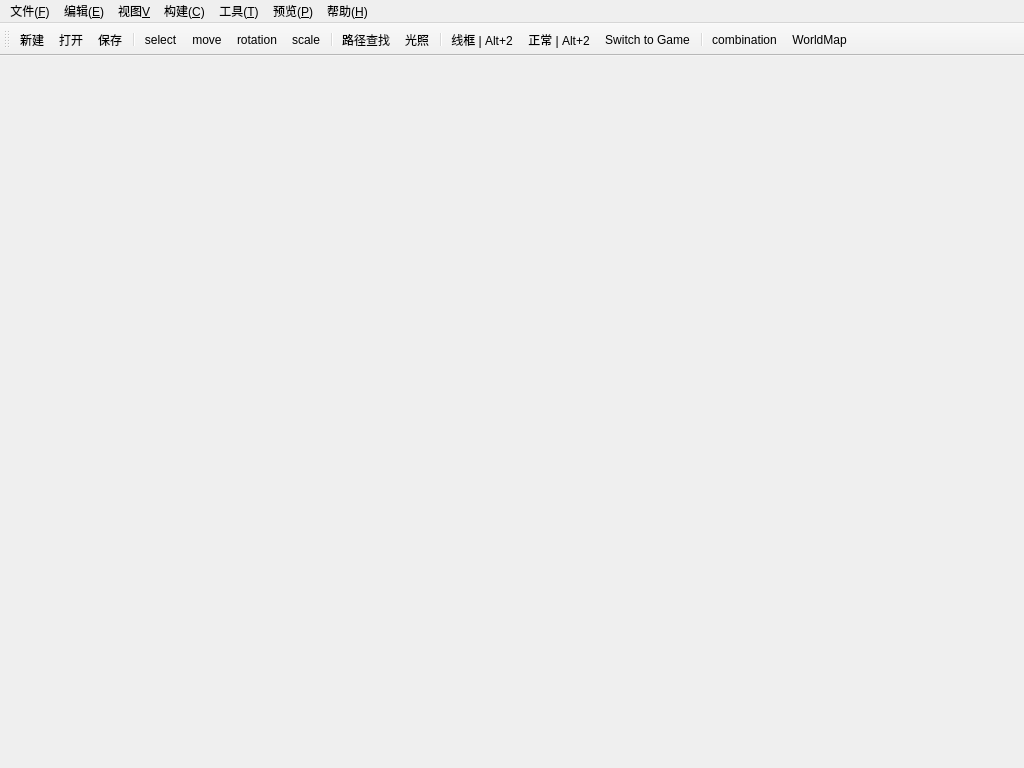
<?xml version="1.0" encoding="UTF-8"?>
<ui version="4.0">
 <class>SCMainWindow</class>
 <widget class="QMainWindow" name="SCMainWindow">
  <property name="geometry">
   <rect>
    <x>0</x>
    <y>0</y>
    <width>1024</width>
    <height>768</height>
   </rect>
  </property>
  <property name="windowTitle">
   <string>无标题-Ares Studio(32位, Dx11)</string>
  </property>
  <property name="windowIcon">
   <iconset resource="App.qrc">
    <normaloff>:/icon/Icon/WindowIcon.png</normaloff>:/icon/Icon/WindowIcon.png</iconset>
  </property>
  <widget class="QWidget" name="centralwidget"/>
  <widget class="QMenuBar" name="m_menuBar">
   <property name="geometry">
    <rect>
     <x>0</x>
     <y>0</y>
     <width>1024</width>
     <height>23</height>
    </rect>
   </property>
   <widget class="QMenu" name="m_menuF">
    <property name="title">
     <string>文件(&amp;F)</string>
    </property>
    <widget class="QMenu" name="m_actionRecentFiles">
     <property name="title">
      <string>最近打开文件</string>
     </property>
    </widget>
    <widget class="QMenu" name="menu_I">
     <property name="title">
      <string>导入(&amp;I)</string>
     </property>
     <addaction name="m_actionImportCurScene"/>
    </widget>
    <widget class="QMenu" name="menu_E_2">
     <property name="title">
      <string>导出(&amp;E)</string>
     </property>
     <addaction name="m_actionExportNavigationMesh"/>
    </widget>
    <addaction name="m_actionNewMap"/>
    <addaction name="m_pActionOpen"/>
    <addaction name="m_pActionSave"/>
    <addaction name="separator"/>
    <addaction name="menu_I"/>
    <addaction name="menu_E_2"/>
    <addaction name="separator"/>
    <addaction name="m_actionRecentFiles"/>
    <addaction name="separator"/>
    <addaction name="m_actionExit"/>
   </widget>
   <widget class="QMenu" name="menu_Help">
    <property name="title">
     <string>帮助(&amp;H)</string>
    </property>
    <addaction name="m_pActionAbout"/>
   </widget>
   <widget class="QMenu" name="menuGame">
    <property name="title">
     <string>预览(&amp;P)</string>
    </property>
    <addaction name="m_actionSwitch_to_Game"/>
   </widget>
   <widget class="QMenu" name="menu_B">
    <property name="title">
     <string>构建(&amp;C)</string>
    </property>
    <addaction name="m_actionBuildLightmap"/>
    <addaction name="m_actionNavigationMesh"/>
   </widget>
   <widget class="QMenu" name="menu_E">
    <property name="title">
     <string>编辑(&amp;E)</string>
    </property>
   </widget>
   <widget class="QMenu" name="menu_T">
    <property name="title">
     <string>工具(&amp;T)</string>
    </property>
    <addaction name="separator"/>
    <addaction name="m_actionTextureTool"/>
    <addaction name="m_actionShaderEdit"/>
    <addaction name="m_actionLightmass"/>
    <addaction name="separator"/>
    <addaction name="m_actionPropertys"/>
   </widget>
   <widget class="QMenu" name="menu_V">
    <property name="title">
     <string>视图&amp;V</string>
    </property>
    <addaction name="m_actionGrassPlant"/>
    <addaction name="m_actionContentBrowser"/>
   </widget>
   <addaction name="m_menuF"/>
   <addaction name="menu_E"/>
   <addaction name="menu_V"/>
   <addaction name="menu_B"/>
   <addaction name="menu_T"/>
   <addaction name="menuGame"/>
   <addaction name="menu_Help"/>
  </widget>
  <widget class="QToolBar" name="m_toolBar">
   <property name="windowTitle">
    <string>toolBar</string>
   </property>
   <property name="iconSize">
    <size>
     <width>15</width>
     <height>15</height>
    </size>
   </property>
   <attribute name="toolBarArea">
    <enum>TopToolBarArea</enum>
   </attribute>
   <attribute name="toolBarBreak">
    <bool>false</bool>
   </attribute>
   <addaction name="m_actionNewMap"/>
   <addaction name="m_pActionOpen"/>
   <addaction name="m_pActionSave"/>
   <addaction name="separator"/>
   <addaction name="m_pActionSelect"/>
   <addaction name="m_pActionMove"/>
   <addaction name="m_pActionRotation"/>
   <addaction name="m_pActionScale"/>
   <addaction name="separator"/>
   <addaction name="m_actionPathFind"/>
   <addaction name="m_actionBuildLightmap"/>
   <addaction name="separator"/>
   <addaction name="m_actionWireFrame"/>
   <addaction name="m_actionNormal"/>
   <addaction name="m_actionSwitch_to_Game"/>
   <addaction name="separator"/>
   <addaction name="m_actionCombination"/>
   <addaction name="m_actionWorldMap"/>
  </widget>
  <action name="m_pActionAbout">
   <property name="icon">
    <iconset resource="App.qrc">
     <normaloff>:/icon/Icon/Image 3560.png</normaloff>:/icon/Icon/Image 3560.png</iconset>
   </property>
   <property name="text">
    <string>&amp;About</string>
   </property>
  </action>
  <action name="m_pActionOpen">
   <property name="icon">
    <iconset resource="App.qrc">
     <normaloff>:/icon/Icon/Open.png</normaloff>:/icon/Icon/Open.png</iconset>
   </property>
   <property name="text">
    <string>打开</string>
   </property>
   <property name="shortcut">
    <string>Ctrl+O</string>
   </property>
  </action>
  <action name="m_pActionSave">
   <property name="icon">
    <iconset resource="App.qrc">
     <normaloff>:/icon/Icon/save.png</normaloff>:/icon/Icon/save.png</iconset>
   </property>
   <property name="text">
    <string>保存</string>
   </property>
   <property name="shortcut">
    <string>Ctrl+S</string>
   </property>
  </action>
  <action name="m_pActionSelect">
   <property name="checkable">
    <bool>true</bool>
   </property>
   <property name="icon">
    <iconset resource="App.qrc">
     <normaloff>:/icon/Icon/cursor-arrow.png</normaloff>:/icon/Icon/cursor-arrow.png</iconset>
   </property>
   <property name="text">
    <string>select</string>
   </property>
   <property name="toolTip">
    <string>select model</string>
   </property>
  </action>
  <action name="m_pActionMove">
   <property name="checkable">
    <bool>true</bool>
   </property>
   <property name="icon">
    <iconset resource="App.qrc">
     <normaloff>:/icon/Icon/move.png</normaloff>:/icon/Icon/move.png</iconset>
   </property>
   <property name="text">
    <string>move</string>
   </property>
   <property name="toolTip">
    <string>move entity</string>
   </property>
  </action>
  <action name="m_pActionRotation">
   <property name="checkable">
    <bool>true</bool>
   </property>
   <property name="icon">
    <iconset resource="App.qrc">
     <normaloff>:/icon/Icon/rotate.png</normaloff>:/icon/Icon/rotate.png</iconset>
   </property>
   <property name="text">
    <string>rotation</string>
   </property>
  </action>
  <action name="m_pActionScale">
   <property name="checkable">
    <bool>true</bool>
   </property>
   <property name="icon">
    <iconset resource="App.qrc">
     <normaloff>:/icon/Icon/scale.png</normaloff>:/icon/Icon/scale.png</iconset>
   </property>
   <property name="text">
    <string>scale</string>
   </property>
  </action>
  <action name="m_actionSwitch_to_Game">
   <property name="checkable">
    <bool>true</bool>
   </property>
   <property name="icon">
    <iconset resource="App.qrc">
     <normaloff>:/icon/Icon/Begin.png</normaloff>:/icon/Icon/Begin.png</iconset>
   </property>
   <property name="text">
    <string>Switch to &amp;Game</string>
   </property>
   <property name="shortcut">
    <string>Ctrl+G</string>
   </property>
  </action>
  <action name="m_actionCombination">
   <property name="icon">
    <iconset resource="App.qrc">
     <normaloff>:/icon/Icon/72xuanzhuangxiu.png</normaloff>:/icon/Icon/72xuanzhuangxiu.png</iconset>
   </property>
   <property name="text">
    <string>combination</string>
   </property>
  </action>
  <action name="m_actionWorldMap">
   <property name="icon">
    <iconset resource="App.qrc">
     <normaloff>:/icon/Icon/WorldMap.png</normaloff>:/icon/Icon/WorldMap.png</iconset>
   </property>
   <property name="text">
    <string>WorldMap</string>
   </property>
   <property name="toolTip">
    <string>显示世界地图</string>
   </property>
   <property name="shortcut">
    <string>M</string>
   </property>
  </action>
  <action name="m_actionNewMap">
   <property name="icon">
    <iconset resource="App.qrc">
     <normaloff>:/icon/Icon/new.png</normaloff>:/icon/Icon/new.png</iconset>
   </property>
   <property name="text">
    <string>新建</string>
   </property>
   <property name="toolTip">
    <string>NewMap</string>
   </property>
   <property name="shortcut">
    <string>Ctrl+N</string>
   </property>
  </action>
  <action name="m_skinDefault">
   <property name="text">
    <string>Default</string>
   </property>
  </action>
  <action name="m_skinClassic">
   <property name="text">
    <string>Classic</string>
   </property>
  </action>
  <action name="m_skinCustom">
   <property name="text">
    <string>Custom</string>
   </property>
  </action>
  <action name="m_actionBuildLightmap">
   <property name="icon">
    <iconset resource="App.qrc">
     <normaloff>:/icon/Icon/BuildLighting.png</normaloff>:/icon/Icon/BuildLighting.png</iconset>
   </property>
   <property name="text">
    <string>光照</string>
   </property>
   <property name="toolTip">
    <string>构建光照</string>
   </property>
   <property name="shortcut">
    <string>Ctrl+Shift+L</string>
   </property>
  </action>
  <action name="m_actionNavigationMesh">
   <property name="text">
    <string>导航图</string>
   </property>
   <property name="shortcut">
    <string>Ctrl+Shift+N</string>
   </property>
  </action>
  <action name="m_actionTextureTool">
   <property name="text">
    <string>纹理工具</string>
   </property>
   <property name="toolTip">
    <string>纹理查看编辑工具</string>
   </property>
  </action>
  <action name="m_actionContentBrowser">
   <property name="text">
    <string>内容浏览器</string>
   </property>
   <property name="shortcut">
    <string>Ctrl+Shift+F</string>
   </property>
  </action>
  <action name="m_actionImportCurScene">
   <property name="text">
    <string>导入到当前场景</string>
   </property>
  </action>
  <action name="m_actionExportNavigationMesh">
   <property name="text">
    <string>Navigation Mesh</string>
   </property>
  </action>
  <action name="m_actionPathFind">
   <property name="icon">
    <iconset resource="App.qrc">
     <normaloff>:/icon/Icon/PathFind.png</normaloff>:/icon/Icon/PathFind.png</iconset>
   </property>
   <property name="text">
    <string>路径查找</string>
   </property>
  </action>
  <action name="m_actionExit">
   <property name="text">
    <string>退出(&amp;Q)</string>
   </property>
   <property name="toolTip">
    <string>退出</string>
   </property>
  </action>
  <action name="m_actionShaderEdit">
   <property name="text">
    <string>着色器编辑器</string>
   </property>
   <property name="toolTip">
    <string>Shader查看编辑工具</string>
   </property>
  </action>
  <action name="m_actionWireFrame">
   <property name="icon">
    <iconset resource="App.qrc">
     <normaloff>:/icon/Icon/wire.bmp</normaloff>:/icon/Icon/wire.bmp</iconset>
   </property>
   <property name="text">
    <string>线框 | Alt+2</string>
   </property>
   <property name="toolTip">
    <string>以线框模型查看场景</string>
   </property>
   <property name="shortcut">
    <string>Alt+1</string>
   </property>
  </action>
  <action name="m_actionNormal">
   <property name="icon">
    <iconset resource="App.qrc">
     <normaloff>:/icon/Icon/solid.bmp</normaloff>:/icon/Icon/solid.bmp</iconset>
   </property>
   <property name="text">
    <string>正常 | Alt+2</string>
   </property>
  </action>
  <action name="m_actionGrassPlant">
   <property name="text">
    <string>草地种植</string>
   </property>
   <property name="shortcut">
    <string>Ctrl+Shift+G</string>
   </property>
  </action>
  <action name="m_actionLightmass">
   <property name="icon">
    <iconset resource="App.qrc">
     <normaloff>:/icon/Icon/StaticMesh.png</normaloff>:/icon/Icon/StaticMesh.png</iconset>
   </property>
   <property name="text">
    <string>全局光照</string>
   </property>
  </action>
  <action name="m_actionPropertys">
   <property name="text">
    <string>选项</string>
   </property>
  </action>
 </widget>
 <resources>
  <include location="App.qrc"/>
 </resources>
 <connections/>
</ui>
